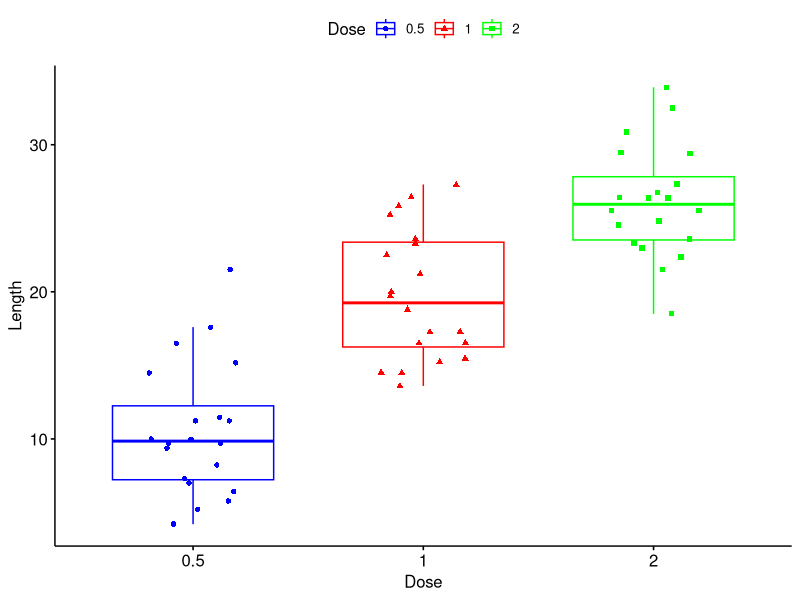
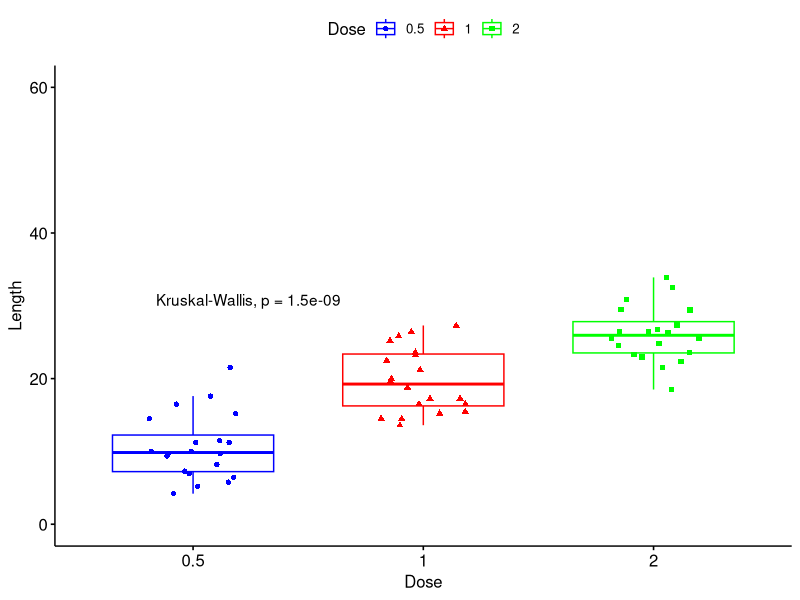
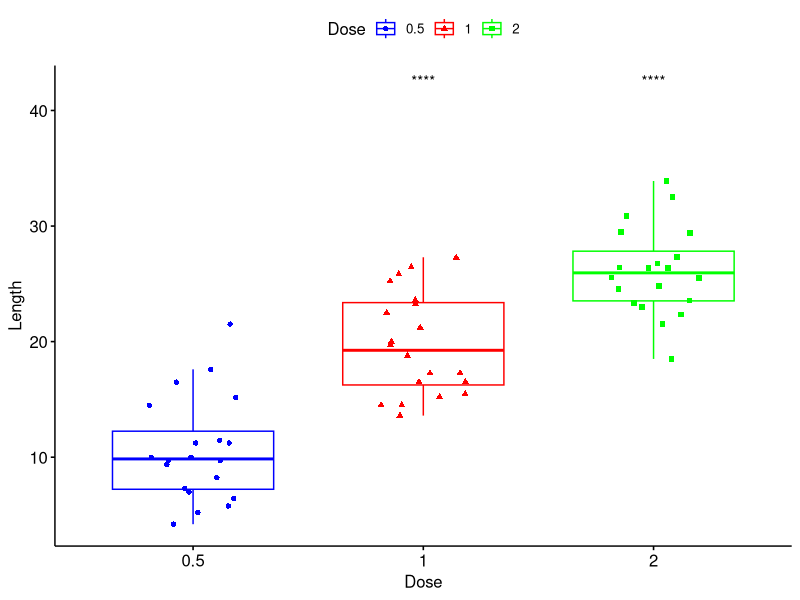
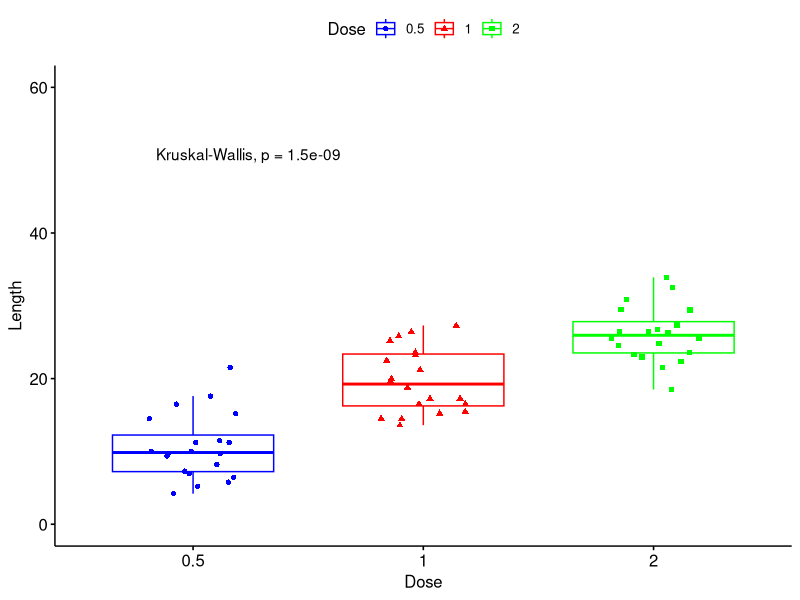
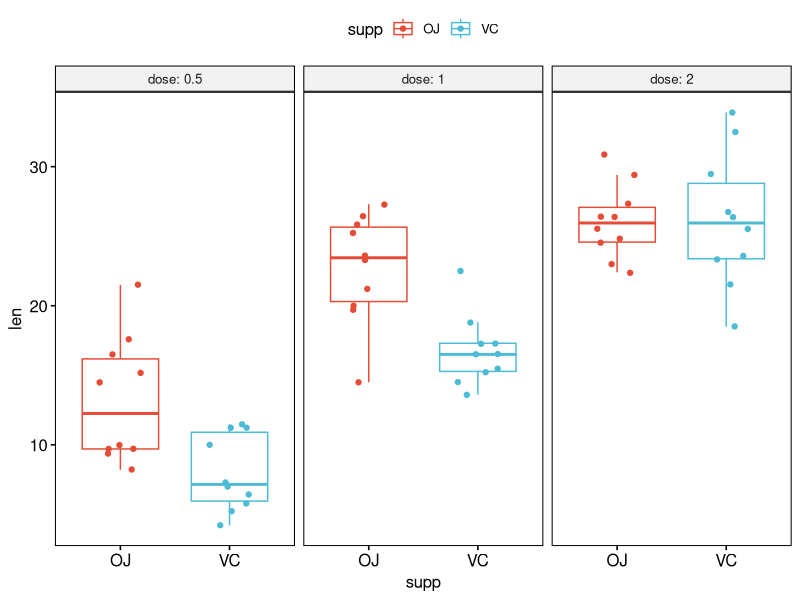
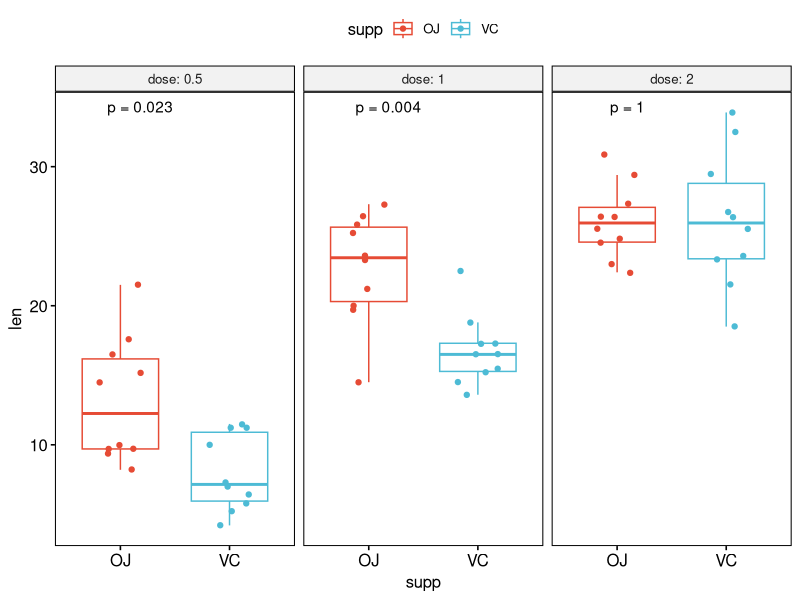

These figures' R source, in order:
# publicatoin ready Graphs (part-03)
####################################################
# install following packages
####################################################
install.packages("readxl")
install.packages("tidyverse")
install.packages("ggplot2")
####################################################
# Main packag
install.packages("ggpubr")
####################################################
# Load all Packages
###################################################
library(readxl)
library(tidyverse)
library(ggpubr)
library(ggplot2)
##################################################
# import data set in R
###################################################
data("ToothGrowth")
####################################################
# simple boxplot
p1 <- ggboxplot(ToothGrowth, x = "dose", y = "len",
                color = "dose", palette = c("blue", "red", "green"),
                add = "jitter", shape = "dose",
                xlab = "Dose", ylab = "Length", legend.title = "Dose")
p1
#showing mean comparison
# Specify the comparisions you wnat
my_comparisons <- list(c("0.5", "0.1"), c("1", "2"), c("0.5", "2"))
# show significant stars
p1 + stat_compare_means(comparisons = my_comparisons,
                        method = "t.test",
                        label = "p.signif",
                        )+ # add pariwise comparisons p-value
  stat_compare_means(label.y = 30)+ylim(0,60) # Add global p-value
#against control treatment or reference group
p1 + stat_compare_means(label.y = 42,
                        method = "t.test",
                        label = "p.signif",
                        ref.group = "0.5")
# show p-values
p1 <- p1 + stat_compare_means(comparisons = my_comparisons)+ #add pariwise 
  stat_compare_means(label.y = 50)+ylim(0,60);p1 # Add global p-value
######################################################
#multiple grouping variable
#####################################################
# BOx plot facetted by "dose"
p2 <- ggboxplot(ToothGrowth, x = "supp", y = "len",
                color = "supp", palette = "npg",
                add = "jitter",
                facet.by = "dose", short.panel.labs = FALSE)
p2
# use only p.format as label. Remove method name.
p2 <-p2 + stat_compare_means(
  aes(label = paste0("p = ", ..p.format..))
)
p2
